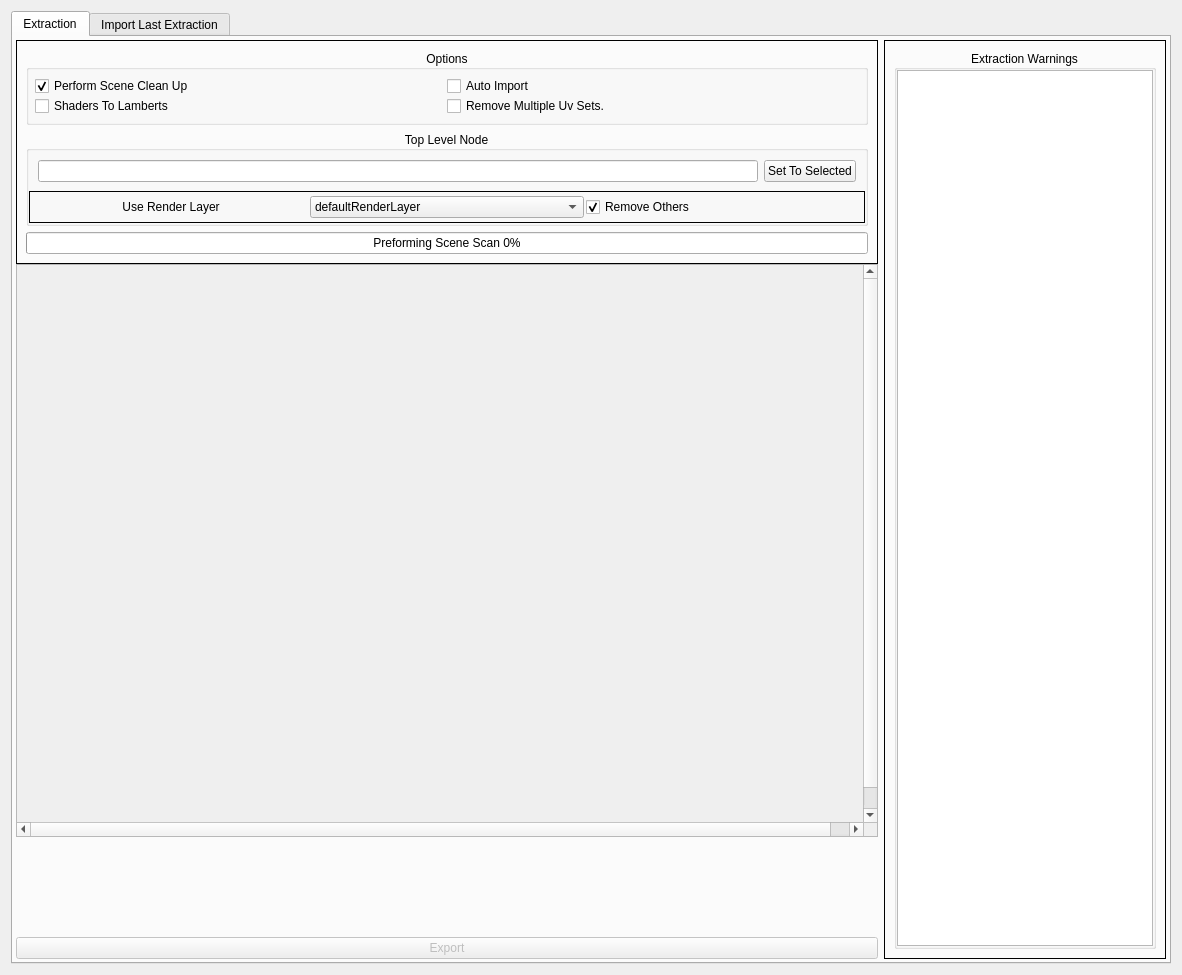
<?xml version="1.0" encoding="UTF-8"?>
<ui version="4.0">
 <class>Alembic_Asset_Extractor</class>
 <widget class="Alembic_Asset_Extraction_GUI" name="Alembic_Asset_Extractor">
  <property name="geometry">
   <rect>
    <x>0</x>
    <y>0</y>
    <width>1182</width>
    <height>975</height>
   </rect>
  </property>
  <property name="windowTitle">
   <string>Alembic Asset Extractor</string>
  </property>
  <layout class="QVBoxLayout" name="verticalLayout_16">
   <item>
    <widget class="QTabWidget" name="tabWidget">
     <property name="currentIndex">
      <number>0</number>
     </property>
     <widget class="QWidget" name="Extraction_Tab">
      <property name="sizePolicy">
       <sizepolicy hsizetype="Preferred" vsizetype="Maximum">
        <horstretch>0</horstretch>
        <verstretch>0</verstretch>
       </sizepolicy>
      </property>
      <attribute name="title">
       <string>Extraction</string>
      </attribute>
      <layout class="QHBoxLayout" name="horizontalLayout_3" stretch="1,0">
       <property name="spacing">
        <number>0</number>
       </property>
       <property name="leftMargin">
        <number>0</number>
       </property>
       <property name="topMargin">
        <number>0</number>
       </property>
       <property name="rightMargin">
        <number>0</number>
       </property>
       <property name="bottomMargin">
        <number>0</number>
       </property>
       <item>
        <layout class="QVBoxLayout" name="verticalLayout_10">
         <property name="leftMargin">
          <number>3</number>
         </property>
         <property name="topMargin">
          <number>3</number>
         </property>
         <property name="rightMargin">
          <number>3</number>
         </property>
         <property name="bottomMargin">
          <number>3</number>
         </property>
         <item>
          <widget class="QFrame" name="Extraction_Contorls_Frame">
           <property name="sizePolicy">
            <sizepolicy hsizetype="Preferred" vsizetype="Maximum">
             <horstretch>0</horstretch>
             <verstretch>0</verstretch>
            </sizepolicy>
           </property>
           <property name="frameShape">
            <enum>QFrame::Box</enum>
           </property>
           <property name="frameShadow">
            <enum>QFrame::Plain</enum>
           </property>
           <layout class="QVBoxLayout" name="verticalLayout_7">
            <item>
             <widget class="QGroupBox" name="groupBox">
              <property name="sizePolicy">
               <sizepolicy hsizetype="Preferred" vsizetype="Maximum">
                <horstretch>0</horstretch>
                <verstretch>0</verstretch>
               </sizepolicy>
              </property>
              <property name="autoFillBackground">
               <bool>false</bool>
              </property>
              <property name="title">
               <string>Options</string>
              </property>
              <property name="alignment">
               <set>Qt::AlignCenter</set>
              </property>
              <property name="flat">
               <bool>true</bool>
              </property>
              <layout class="QVBoxLayout" name="verticalLayout_9">
               <property name="leftMargin">
                <number>0</number>
               </property>
               <property name="topMargin">
                <number>0</number>
               </property>
               <property name="rightMargin">
                <number>0</number>
               </property>
               <property name="bottomMargin">
                <number>0</number>
               </property>
               <item>
                <widget class="QFrame" name="Extraction_Collection_Groups_frame_2">
                 <property name="sizePolicy">
                  <sizepolicy hsizetype="Preferred" vsizetype="Maximum">
                   <horstretch>0</horstretch>
                   <verstretch>0</verstretch>
                  </sizepolicy>
                 </property>
                 <property name="frameShape">
                  <enum>QFrame::NoFrame</enum>
                 </property>
                 <property name="frameShadow">
                  <enum>QFrame::Plain</enum>
                 </property>
                 <layout class="QVBoxLayout" name="verticalLayout_14">
                  <property name="spacing">
                   <number>0</number>
                  </property>
                  <property name="leftMargin">
                   <number>3</number>
                  </property>
                  <property name="topMargin">
                   <number>3</number>
                  </property>
                  <property name="rightMargin">
                   <number>3</number>
                  </property>
                  <property name="bottomMargin">
                   <number>3</number>
                  </property>
                  <item>
                   <layout class="QGridLayout" name="gridLayout">
                    <property name="leftMargin">
                     <number>3</number>
                    </property>
                    <property name="topMargin">
                     <number>3</number>
                    </property>
                    <property name="rightMargin">
                     <number>3</number>
                    </property>
                    <property name="bottomMargin">
                     <number>3</number>
                    </property>
                    <item row="0" column="1">
                     <widget class="QCheckBox" name="auto_import_CheckBox">
                      <property name="toolTip">
                       <string>If Checked Will Create A New Scene And Start The Input Processs</string>
                      </property>
                      <property name="text">
                       <string>Auto Import</string>
                      </property>
                     </widget>
                    </item>
                    <item row="0" column="0">
                     <widget class="QCheckBox" name="perform_Scene_CleanUp_CheckBox">
                      <property name="toolTip">
                       <string>Runs Maya's Built In Optimize Scene Size Tool Before Scan</string>
                      </property>
                      <property name="text">
                       <string>Perform Scene Clean Up</string>
                      </property>
                      <property name="checked">
                       <bool>true</bool>
                      </property>
                     </widget>
                    </item>
                    <item row="1" column="0">
                     <widget class="QCheckBox" name="replace_Shaders_With_Lamberts_CheckBox">
                      <property name="toolTip">
                       <string>Will Replace Every Shader In This Scene With A Lambert Shader And Assign it to its counter part assignments
 before scan and export</string>
                      </property>
                      <property name="text">
                       <string>Shaders To Lamberts</string>
                      </property>
                     </widget>
                    </item>
                    <item row="1" column="1">
                     <widget class="QCheckBox" name="remove_Non_Default_UV_Sets_CheckBox">
                      <property name="toolTip">
                       <string>If Checked All Will Remove All But The Defalut UV Set From All Meshs</string>
                      </property>
                      <property name="text">
                       <string>Remove Multiple Uv Sets.</string>
                      </property>
                     </widget>
                    </item>
                   </layout>
                  </item>
                 </layout>
                </widget>
               </item>
              </layout>
             </widget>
            </item>
            <item>
             <widget class="QGroupBox" name="GBX_Options">
              <property name="title">
               <string>Top Level Node</string>
              </property>
              <property name="alignment">
               <set>Qt::AlignCenter</set>
              </property>
              <property name="flat">
               <bool>true</bool>
              </property>
              <layout class="QVBoxLayout" name="verticalLayout_11">
               <property name="spacing">
                <number>0</number>
               </property>
               <property name="leftMargin">
                <number>0</number>
               </property>
               <property name="topMargin">
                <number>0</number>
               </property>
               <property name="rightMargin">
                <number>0</number>
               </property>
               <property name="bottomMargin">
                <number>0</number>
               </property>
               <item>
                <widget class="QFrame" name="Frame">
                 <layout class="QHBoxLayout" name="horizontalLayout_2">
                  <item>
                   <widget class="QLineEdit" name="Top_Level_Node_Input">
                    <property name="readOnly">
                     <bool>true</bool>
                    </property>
                   </widget>
                  </item>
                  <item>
                   <widget class="QPushButton" name="Set_To_Selected_Button">
                    <property name="text">
                     <string>Set To Selected</string>
                    </property>
                   </widget>
                  </item>
                 </layout>
                </widget>
               </item>
               <item>
                <widget class="QFrame" name="useRenderLayer_Frame">
                 <property name="frameShape">
                  <enum>QFrame::Box</enum>
                 </property>
                 <layout class="QVBoxLayout" name="verticalLayout">
                  <property name="spacing">
                   <number>2</number>
                  </property>
                  <property name="leftMargin">
                   <number>0</number>
                  </property>
                  <property name="topMargin">
                   <number>0</number>
                  </property>
                  <property name="rightMargin">
                   <number>0</number>
                  </property>
                  <property name="bottomMargin">
                   <number>0</number>
                  </property>
                  <item>
                   <layout class="QHBoxLayout" name="horizontalLayout">
                    <property name="leftMargin">
                     <number>4</number>
                    </property>
                    <property name="topMargin">
                     <number>4</number>
                    </property>
                    <property name="rightMargin">
                     <number>4</number>
                    </property>
                    <property name="bottomMargin">
                     <number>4</number>
                    </property>
                    <item>
                     <widget class="QLabel" name="useRenderLayerLabel">
                      <property name="text">
                       <string>Use Render Layer</string>
                      </property>
                      <property name="alignment">
                       <set>Qt::AlignCenter</set>
                      </property>
                     </widget>
                    </item>
                    <item>
                     <widget class="QComboBox" name="useRenderLayerComboBox">
                      <property name="toolTip">
                       <string>If Something Other Than The Default Render Layer Is Selected.
 Will Take The Shader Assignments From That Layer and Apply Them To
The Master Layer Before Scan and Export</string>
                      </property>
                      <item>
                       <property name="text">
                        <string>defaultRenderLayer</string>
                       </property>
                      </item>
                     </widget>
                    </item>
                    <item>
                     <widget class="QCheckBox" name="removeOtherLayersCheckBox">
                      <property name="toolTip">
                       <string>If Checked All Other Render Layers Will Be Removed Before scan and export</string>
                      </property>
                      <property name="text">
                       <string>Remove Others</string>
                      </property>
                      <property name="checked">
                       <bool>true</bool>
                      </property>
                     </widget>
                    </item>
                   </layout>
                  </item>
                 </layout>
                </widget>
               </item>
              </layout>
             </widget>
            </item>
            <item>
             <widget class="Tickalbe_ProgressBar" name="Scene_Scan_progressBar">
              <property name="value">
               <number>0</number>
              </property>
              <property name="alignment">
               <set>Qt::AlignCenter</set>
              </property>
              <property name="format">
               <string>Preforming Scene Scan %p%</string>
              </property>
             </widget>
            </item>
           </layout>
          </widget>
         </item>
         <item>
          <widget class="QScrollArea" name="Extraction_Action_Groups_scrollArea">
           <property name="sizePolicy">
            <sizepolicy hsizetype="Expanding" vsizetype="Expanding">
             <horstretch>0</horstretch>
             <verstretch>0</verstretch>
            </sizepolicy>
           </property>
           <widget class="Alembic_Extraction_Widget_Action_Group_Builder" name="Extraction_Action_Groups">
            <property name="geometry">
             <rect>
              <x>0</x>
              <y>0</y>
              <width>866</width>
              <height>580</height>
             </rect>
            </property>
            <property name="sizePolicy">
             <sizepolicy hsizetype="Preferred" vsizetype="Maximum">
              <horstretch>0</horstretch>
              <verstretch>0</verstretch>
             </sizepolicy>
            </property>
            <property name="minimumSize">
             <size>
              <width>0</width>
              <height>300</height>
             </size>
            </property>
            <layout class="QVBoxLayout" name="verticalLayout_4">
             <item>
              <spacer name="verticalSpacer_2">
               <property name="orientation">
                <enum>Qt::Vertical</enum>
               </property>
               <property name="sizeHint" stdset="0">
                <size>
                 <width>20</width>
                 <height>40</height>
                </size>
               </property>
              </spacer>
             </item>
            </layout>
           </widget>
          </widget>
         </item>
         <item>
          <widget class="Alembic_Extraction_Widget_Action_Group_Builder" name="Extraction_Data_Collection_Groups" native="true">
           <property name="sizePolicy">
            <sizepolicy hsizetype="Preferred" vsizetype="Maximum">
             <horstretch>0</horstretch>
             <verstretch>0</verstretch>
            </sizepolicy>
           </property>
           <property name="minimumSize">
            <size>
             <width>0</width>
             <height>100</height>
            </size>
           </property>
           <layout class="QVBoxLayout" name="verticalLayout_13"/>
          </widget>
         </item>
         <item>
          <widget class="QPushButton" name="Export_Button">
           <property name="enabled">
            <bool>false</bool>
           </property>
           <property name="text">
            <string>Export</string>
           </property>
          </widget>
         </item>
        </layout>
       </item>
       <item>
        <layout class="QVBoxLayout" name="verticalLayout_5">
         <property name="leftMargin">
          <number>3</number>
         </property>
         <property name="topMargin">
          <number>3</number>
         </property>
         <property name="rightMargin">
          <number>3</number>
         </property>
         <property name="bottomMargin">
          <number>3</number>
         </property>
         <item>
          <widget class="QFrame" name="FRAME_Extraction_Log">
           <property name="frameShape">
            <enum>QFrame::Box</enum>
           </property>
           <property name="frameShadow">
            <enum>QFrame::Plain</enum>
           </property>
           <layout class="QVBoxLayout" name="verticalLayout_3">
            <item>
             <widget class="QGroupBox" name="GBX_Extraction_Log">
              <property name="title">
               <string>Extraction Warnings</string>
              </property>
              <property name="alignment">
               <set>Qt::AlignCenter</set>
              </property>
              <layout class="QVBoxLayout" name="verticalLayout_2">
               <property name="leftMargin">
                <number>0</number>
               </property>
               <property name="topMargin">
                <number>0</number>
               </property>
               <property name="rightMargin">
                <number>0</number>
               </property>
               <property name="bottomMargin">
                <number>0</number>
               </property>
               <item>
                <widget class="QTextEdit" name="Extraction_Log_Text">
                 <property name="lineWrapMode">
                  <enum>QTextEdit::NoWrap</enum>
                 </property>
                 <property name="readOnly">
                  <bool>true</bool>
                 </property>
                </widget>
               </item>
              </layout>
             </widget>
            </item>
           </layout>
          </widget>
         </item>
        </layout>
       </item>
      </layout>
     </widget>
     <widget class="QWidget" name="Import_Last_Extraction_Tab">
      <attribute name="title">
       <string>Import Last Extraction</string>
      </attribute>
      <layout class="QVBoxLayout" name="verticalLayout_8">
       <property name="spacing">
        <number>0</number>
       </property>
       <property name="leftMargin">
        <number>0</number>
       </property>
       <property name="topMargin">
        <number>0</number>
       </property>
       <property name="rightMargin">
        <number>0</number>
       </property>
       <property name="bottomMargin">
        <number>0</number>
       </property>
       <item>
        <layout class="QHBoxLayout" name="horizontalLayout_4" stretch="1,0">
         <property name="spacing">
          <number>2</number>
         </property>
         <item>
          <layout class="QVBoxLayout" name="verticalLayout_15" stretch="0,0,0">
           <item>
            <widget class="Alembic_Extraction_Widget_Action_Group_Builder" name="Rebuild_Collection_Groups_widget" native="true">
             <property name="sizePolicy">
              <sizepolicy hsizetype="Preferred" vsizetype="Maximum">
               <horstretch>0</horstretch>
               <verstretch>0</verstretch>
              </sizepolicy>
             </property>
             <property name="minimumSize">
              <size>
               <width>0</width>
               <height>100</height>
              </size>
             </property>
             <layout class="QVBoxLayout" name="Rebuild_Collection_Groups_Layout"/>
            </widget>
           </item>
           <item>
            <spacer name="verticalSpacer">
             <property name="orientation">
              <enum>Qt::Vertical</enum>
             </property>
             <property name="sizeHint" stdset="0">
              <size>
               <width>20</width>
               <height>40</height>
              </size>
             </property>
            </spacer>
           </item>
           <item>
            <widget class="QPushButton" name="Import_Button">
             <property name="enabled">
              <bool>true</bool>
             </property>
             <property name="sizePolicy">
              <sizepolicy hsizetype="Minimum" vsizetype="Minimum">
               <horstretch>0</horstretch>
               <verstretch>0</verstretch>
              </sizepolicy>
             </property>
             <property name="text">
              <string>Import</string>
             </property>
            </widget>
           </item>
          </layout>
         </item>
         <item>
          <widget class="QFrame" name="Rebuild_Log_Frame">
           <property name="frameShape">
            <enum>QFrame::Box</enum>
           </property>
           <property name="frameShadow">
            <enum>QFrame::Plain</enum>
           </property>
           <layout class="QVBoxLayout" name="verticalLayout_6">
            <item>
             <widget class="QGroupBox" name="Rebuild_Log_GBX">
              <property name="title">
               <string>Rebuild Log</string>
              </property>
              <property name="alignment">
               <set>Qt::AlignCenter</set>
              </property>
              <layout class="QVBoxLayout" name="verticalLayout_12">
               <property name="leftMargin">
                <number>0</number>
               </property>
               <property name="topMargin">
                <number>0</number>
               </property>
               <property name="rightMargin">
                <number>0</number>
               </property>
               <property name="bottomMargin">
                <number>0</number>
               </property>
               <item>
                <widget class="QTextEdit" name="Rebuild_Log_Text">
                 <property name="lineWrapMode">
                  <enum>QTextEdit::NoWrap</enum>
                 </property>
                 <property name="readOnly">
                  <bool>true</bool>
                 </property>
                </widget>
               </item>
              </layout>
             </widget>
            </item>
           </layout>
          </widget>
         </item>
        </layout>
       </item>
      </layout>
     </widget>
    </widget>
   </item>
  </layout>
 </widget>
 <customwidgets>
  <customwidget>
   <class>Alembic_Asset_Extraction_GUI</class>
   <extends>QWidget</extends>
   <header location="global">alembic_asset_extraction_gui.h</header>
   <container>1</container>
  </customwidget>
  <customwidget>
   <class>Tickalbe_ProgressBar</class>
   <extends>QProgressBar</extends>
   <header>tickalbe_progressbar.h</header>
  </customwidget>
  <customwidget>
   <class>Alembic_Extraction_Widget_Action_Group_Builder</class>
   <extends>QWidget</extends>
   <header>alembic_extraction_widget_action_group_builder.h</header>
   <container>1</container>
  </customwidget>
 </customwidgets>
 <resources/>
 <connections/>
</ui>
